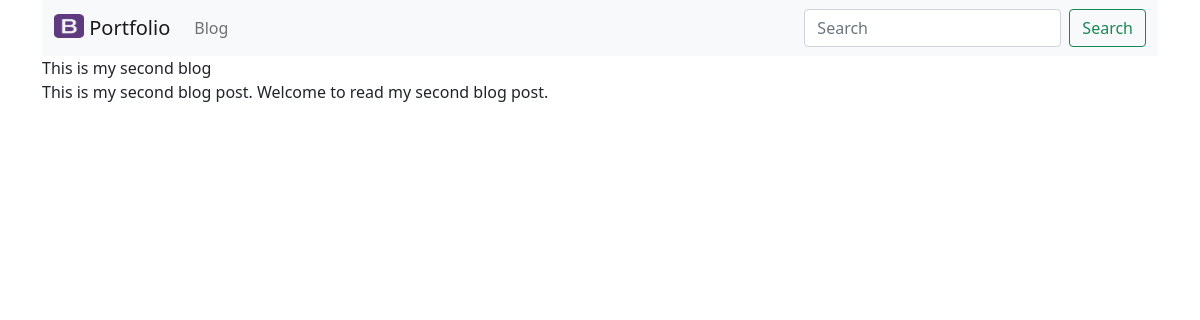
Page /blog/2 on the committed database.
### blog/models.py (models this page shows, shortened)
class Blog(models.Model):
    title = models.CharField(max_length=100)
    author = models.CharField(max_length=100)
    date_posted = models.DateField()
    content = models.TextField()

### blog/views.py (the view)
# urls.py: path('<int:blog_id>',views.posts,name='posts'),
def posts(request,blog_id):
    post=get_object_or_404(Blog,pk=blog_id)
    return render(request,'blog/post.html',{'post':post})

### blog/templates/blog/post.html
{% extends "portfolio/base.html" %}
{% block content %}
{{post.title}}<br>
{{post.content}}
{% endblock  %}

### rows in the picture
Blog: title "This is my second blog", content "This is my second blog post. Welcome to read my second blog post."
